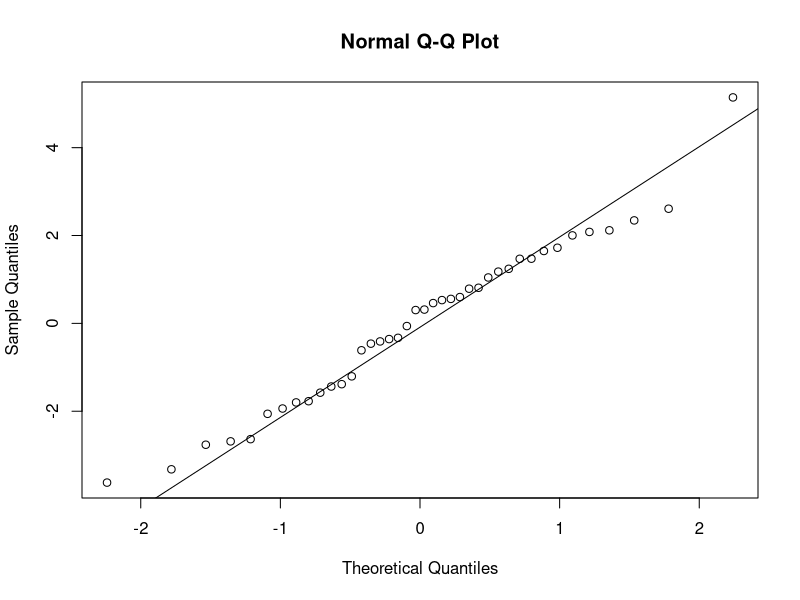
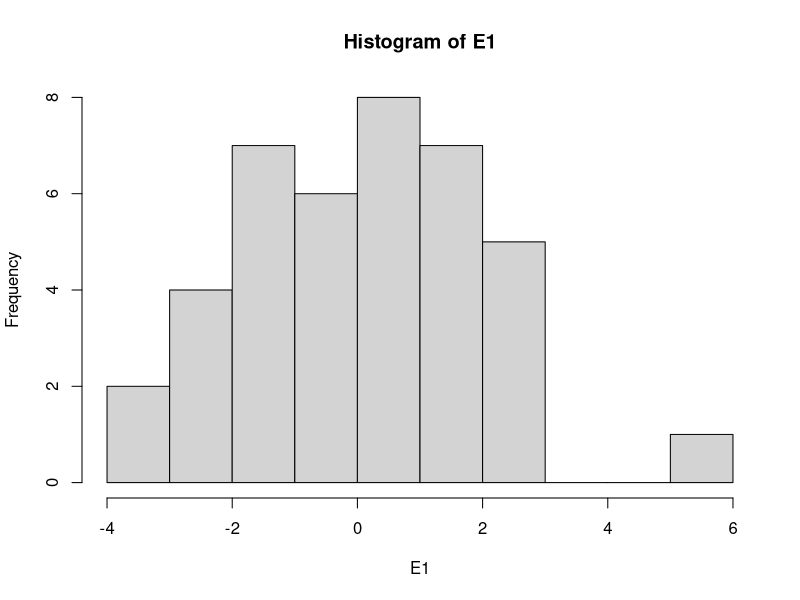
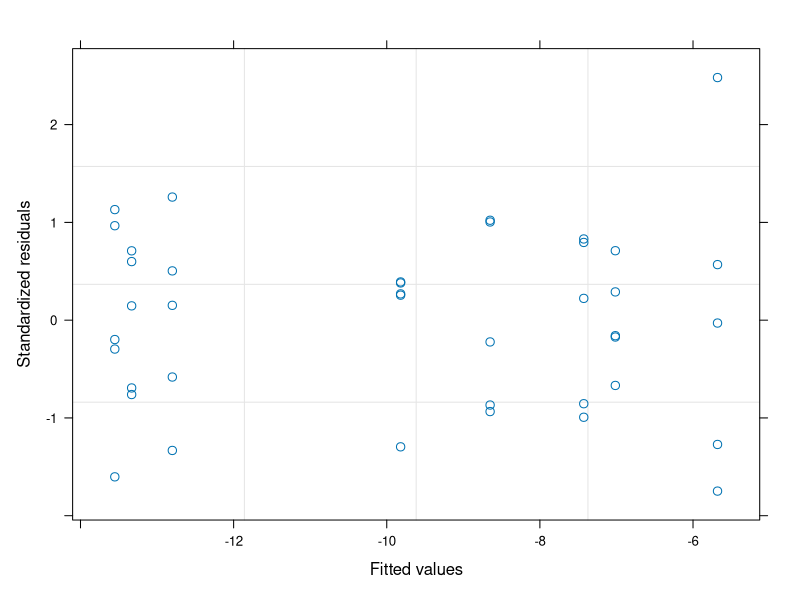

These figures' R source, in order: (Note: this script raises an error after producing the figures.)
#Author:  Clay Arango
#Creation date: 10-Feb-19
#Script to analyze NDS data from Summer 2018 WSB work with S. Roley and A. Alexiades

#packages
install.packages("nlme")
install.packages("nortest")
install.packages("dplyr")
install.packages("multcomp")
install.packages("MASS")
install.packages("ggplot2")
library(nlme)
library(nortest)
library(dplyr)
library(multcomp)
library(MASS)
library(ggplot2)

#Load data
roza_sum <- read.table(file="roza_summer.csv", header=T, sep=",")

#set variable
d = roza_sum

#evaluate data to make sure factors are correct
names(d)
unique(d$nutrient)
unique(d$N)
unique(d$P)
unique(d$Si)
unique(d$top)
str(d)

#convert N and P vand Si alues (0 or 1 for absence or presence) to factors
d$N<-as.factor(d$N)
d$P<-as.factor(d$P)
d$Si<-as.factor(d$Si)
str(d)

#subset data into gpp and cr response
d.cr = subset(d, top=="sponge", data=d)
d.gpp = subset(d, top=="glass", data=d)

#calculate nrr for cr
x = aggregate(d.cr[,8], list(d.cr$nutrient), mean, na.rm=T)
x
d.cr$cr.nrr = d.cr$cr.area/-9.818856 #is there a prettier way to do this?

#calculate nrr for gpp
x = aggregate(d.gpp[,9], list(d.gpp$nutrient), mean, na.rm=T)
x
d.gpp$gpp.nrr = d.gpp$gpp.area/4.059326 #is there a prettier way to do this?

############################################################
#analyze RESPIRATION data
############################################################

M1<-gls(cr.area~N*P*Si, data=d.cr, na.action=na.omit)
E1<-residuals(M1)
qqnorm(E1)
qqline(E1)
ad.test(E1)
   #residuals are normally distributed, p=0.5626
hist(E1)  
plot(M1)

plot(filter(d.cr, !is.na(cr.area)) %>% dplyr::select(nutrient), 
     E1, xlab="nutrient", ylab="Residuals")
bartlett.test(cr.area~nutrient, data=d.cr)
   #variance test OK

anova(M1)
  #co-limited by N, P, and Si

x <- group_by(d.cr, nutrient) %>%  # Grouping function causes subsequent functions to aggregate by season and reach
  summarize(cr.mean = abs(mean(cr.area, na.rm = TRUE)), # na.rm = TRUE to remove missing values
            cr.sd=abs(sd(cr.area, na.rm = TRUE)),  # na.rm = TRUE to remove missing values
            n = sum(!is.na(cr.area)), # of observations, excluding NAs. 
            cr.se=cr.sd/sqrt(n))

ggplot(data=x, aes(x=nutrient, y=cr.mean)) + 
  geom_bar(stat="identity", position=position_dodge(), color = "black") + 
  geom_errorbar(aes(ymin=cr.mean, ymax=cr.mean+cr.se), width=0.2, 
                position=position_dodge(0.9)) + 
  xlab("Nutrient") +
  ylab(expression(Respiration~(ug~O[2]~m^{-2}~h^{-1}))) +
  ylim(0,20) +
  labs(fill="Light") +
  theme_bw() +
  theme(panel.grid.major=element_blank(),
        panel.grid.minor=element_blank(),
        legend.title=element_text(size=6),
        legend.key=element_blank(), 
        legend.position=c(0.5,0.95), 
        legend.text=element_text(size=8), 
        legend.background=element_blank(), 
        legend.direction="horizontal", 
        legend.key.size=unit(0.3, "cm"), 
        axis.title.y=element_text(size=8), 
        axis.title.x=element_text(size=8), 
        axis.text.x=element_text(size=8))

#ggsave('output/figures/Roza_summer.tiff',
#       units="in",
#       width=3.25,
#       height=3.25,
#       dpi=1200,
#       compression="lzw")

############################################################
#analyze the PRODUCTION data
############################################################

M1<-gls(gpp.area~N*P*Si, data=d.gpp, na.action=na.omit) 
E1<-residuals(M1)
qqnorm(E1)
qqline(E1)
ad.test(E1)
   #residuals are normal

hist(E1, xlab="residuals", main="")
plot(M1)

plot(filter(d.gpp, !is.na(gpp.area)) %>% dplyr::select(nutrient), 
     E1, xlab="nutrient", ylab="Residuals")
bartlett.test(gpp.area~nutrient, data=d.gpp)
   #OK

anova(M1)
  #P+Si co-limitation

x <- group_by(d.gpp, nutrient) %>%  # Grouping function causes subsequent functions to aggregate by season and reach
  summarize(gpp.mean = abs(mean(gpp.area, na.rm = TRUE)), # na.rm = TRUE to remove missing values
            gpp.sd=abs(sd(gpp.area, na.rm = TRUE)),  # na.rm = TRUE to remove missing values
            n = sum(!is.na(gpp.area)), # of observations, excluding NAs. 
            gpp.se=gpp.sd/sqrt(n))

ggplot(data=x, aes(x=nutrient, y=gpp.mean)) + 
  geom_bar(stat="identity", position=position_dodge(), color = "black") + 
  geom_errorbar(aes(ymin=gpp.mean, ymax=gpp.mean+gpp.se), width=0.2, 
                position=position_dodge(0.9)) + 
  xlab("Nutrient") +
  ylab(expression(Production~(ug~O[2]~m^{-2}~h^{-1}))) +
  labs(fill="Light") +
  theme_bw() +
  theme(panel.grid.major=element_blank(),
        panel.grid.minor=element_blank(), 
        legend.title=element_text(size=6), 
        legend.key=element_blank(),  
        legend.position=c(0.5,0.95),  
        legend.text=element_text(size=8),  
        legend.background=element_blank(),  
        legend.direction="horizontal",  
        legend.key.size=unit(0.3, "cm"),  
        axis.title.y=element_text(size=8),  
        axis.title.x=element_text(size=8),  
        axis.text.x=element_text(size=8))

#ggsave('output/figures/gppByNutrient.tiff',
#       units="in",
#       width=3.25,
#       height=3.25,
#       dpi=1200,
#       compression="lzw")


#BELOW HERE IS NOT EDITED





############################################################
#analyze the CHL-A biomass on disks

M1<-gls(chla~N*P*light, data=roza_sum.chla, na.action=na.omit)
E1<-residuals(M1)
qqnorm(E1)
qqline(E1)
ad.test(E1)
  #residuals look bad (p=0.001)
hist(E1)
plot(M1)

vf1 = varIdent(form = ~ 1|N*P)
vf2 = varIdent(form = ~ 1|light)
vf3 = varIdent(form = ~ 1|N*P*light)
vf4 = varPower(form = ~ fitted(.)) 
vf5 = varExp(form = ~ fitted(.))
vf6 = varConstPower(form = ~ fitted(.))
vf7 = varExp(form = ~ fitted(.)|nutrient)

M2<-gls(chla~N*P*light, data=roza_sum.chla, na.action=na.omit, weights=vf1)
M3<-gls(chla~N*P*light, data=roza_sum.chla, na.action=na.omit, weights=vf2)
M4<-gls(chla~N*P*light, data=roza_sum.chla, na.action=na.omit, weights=vf3)
M5<-gls(chla~N*P*light, data=roza_sum.chla, na.action=na.omit, weights=vf4)
M6<-gls(chla~N*P*light, data=roza_sum.chla, na.action=na.omit, weights=vf5)
M7<-gls(chla~N*P*light, data=roza_sum.chla, na.action=na.omit, weights=vf6)
M8<-gls(chla~N*P*light, data=roza_sum.chla, na.action=na.omit, weights=vf7)

anova(M1,M2,M3,M4,M5,M6,M7,M8)

#M3 is best on AIC

E3<-residuals(M3)
qqnorm(E3)
qqline(E3)
ad.test(E3)
#residuals are not normal (p=0.001)
hist(E3, xlab="residuals", main="")
plot(M3)
  #hist and plot look good

plot(filter(roza_sum.chla, !is.na(chla)) %>% dplyr::select(light), 
     E3, xlab="light", ylab="Residuals")
bartlett.test(chla~light, data=roza_sum.chla)

plot(filter(roza_sum.chla, !is.na(chla)) %>% dplyr::select(nutrient), 
     E3, xlab="nutrient", ylab="Residuals")
bartlett.test(chla~nutrient, data=roza_sum.chla)

anova(M3)

#light is significant and N and P separately interact with light

x<-roza_sum.chla[complete.cases(roza_sum.chla$chla),]

with(x, 
     interaction.plot(nutrient,light,chla, 
                      ylim=c(0,1.5),lty=c(1,12),lwd=2,ylab="Chlorophyll a", 
                      xlab="Nutrient", trace.label="Light"))

x <- group_by(roza_sum.chla, nutrient, light) %>%  # Grouping function causes subsequent functions to aggregate by season and reach
  summarize(chla.mean = mean(chla, na.rm = TRUE), # na.rm = TRUE to remove missing values
            chla.sd=sd(chla, na.rm = TRUE),  # na.rm = TRUE to remove missing values
            n = sum(!is.na(chla)), # of observations, excluding NAs. 
            chla.se=chla.sd/sqrt(n))

ggplot(data=x, 
       aes(x=nutrient, y=chla.mean, fill=light)) + 
  geom_bar(stat="identity", position=position_dodge(), color = "black") + 
  geom_errorbar(aes(ymin=chla.mean, ymax=chla.mean+chla.se), width=0.2, 
                position=position_dodge(0.9)) + 
  scale_fill_manual(values=c("white","black")) +
  xlab("Nutrient") +
  ylab(expression(Chlorophyll~a~(ug~cm^{-2}))) +
  ylim(0,1.7) +
  labs(fill="Light") +
  theme_bw() +
  theme(panel.grid.major=element_blank(), 
        panel.grid.minor=element_blank(), 
        legend.title=element_text(size=6), 
        legend.key=element_blank(), 
        legend.position=c(0.5,0.95), 
        legend.text=element_text(size=8), 
        legend.background=element_blank(), 
        legend.direction="horizontal", 
        legend.key.size=unit(0.3, "cm"), 
        axis.title.y=element_text(size=8), 
        axis.title.x=element_text(size=8), 
        axis.text.x=element_text(size=8))

ggsave('output/figures/chlaByNutrientLight.tiff',
       units="in",
       width=3.25,
       height=3.25,
       dpi=1200,
       compression="lzw")



############################################################
############################################################
#calculate nrr mean and standard error
x1 <- group_by(roza_sum, nutrient, light) %>%  # Grouping function causes subsequent functions to aggregate by season and reach
  summarize(chla.nrr.mean = mean(chla.nrr, na.rm = TRUE), # na.rm = TRUE to remove missing values
            chla.nrr.sd=sd(chla.nrr, na.rm = TRUE),  # na.rm = TRUE to remove missing values
            chla.n = sum(!is.na(chla.nrr)), # of observations, excluding NAs. 
            chla.nrr.se=chla.nrr.sd/sqrt(chla.n))


x2 <- group_by(roza_sum, nutrient, light) %>%  # Grouping function causes subsequent functions to aggregate by season and reach
  summarize(gpp.nrr.mean = mean(gpp.nrr, na.rm = TRUE), # na.rm = TRUE to remove missing values
            gpp.nrr.sd=sd(gpp.nrr, na.rm = TRUE),  # na.rm = TRUE to remove missing values
            gpp.n = sum(!is.na(gpp.nrr)), # of observations, excluding NAs. 
            gpp.nrr.se=gpp.nrr.sd/sqrt(gpp.n))

x3 <- group_by(roza_sum, nutrient, light) %>%  # Grouping function causes subsequent functions to aggregate by season and reach
  summarize(cr.nrr.mean = mean(cr.nrr, na.rm = TRUE), # na.rm = TRUE to remove missing values
            cr.nrr.sd=sd(cr.nrr, na.rm = TRUE),  # na.rm = TRUE to remove missing values
            cr.n = sum(!is.na(cr.nrr)), # of observations, excluding NAs. 
            cr.nrr.se=cr.nrr.sd/sqrt(cr.n))

roza_sum.nrr<-cbind(x1,x2,x3)
roza_sum.nrr <- roza_sum.nrr[, !duplicated(colnames(roza_sum.nrr))]
write.csv(roza_sum.nrr, "roza_sum.nrr.csv")
